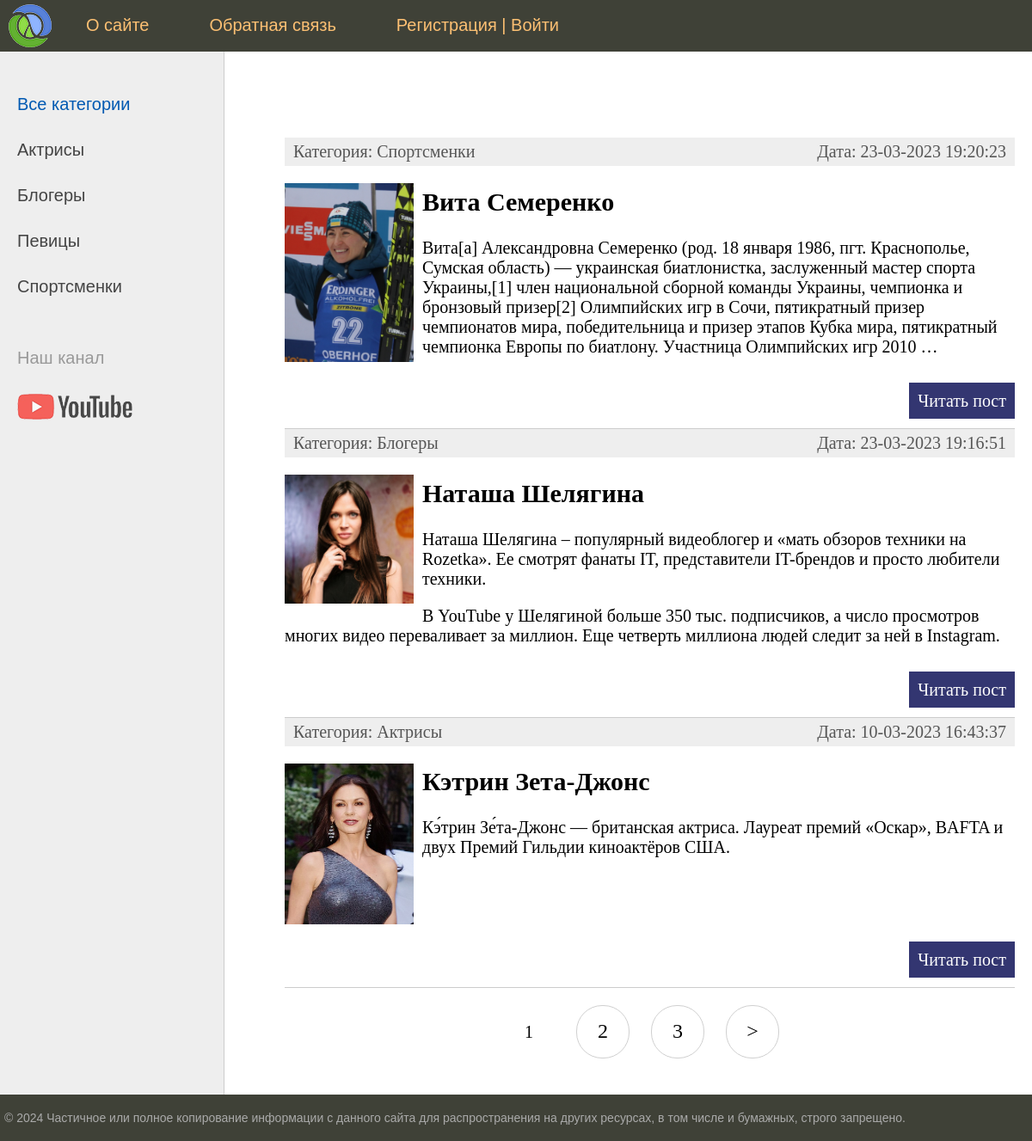
The page / on the database its author committed.
### mainsite/models.py (models this page shows, shortened)
class Category(models.Model):
    name = models.CharField(max_length=100, db_index=True, verbose_name='Категория')
    slug = models.SlugField(max_length=255, unique=True, db_index=True, verbose_name='URL')
    def __str__(self):
        return self.name
    def get_absolute_url(self):
        return reverse('category', kwargs={'cat_slug': self.slug})
    class Meta:
        verbose_name = 'Категорию'
        verbose_name_plural = 'Категории'
        ordering = ['id']

class Mainsite(models.Model):
    title = models.CharField(max_length=255, verbose_name='Загаловок')
    slug = models.SlugField(max_length=255, unique=True, db_index=True, verbose_name='URL')
    content = models.TextField(blank=True, verbose_name='Текст статьи')
    photo = models.ImageField(upload_to="photos/%Y/%m/%d/", verbose_name='Фото')
    time_create = models.DateTimeField(auto_now_add=True, verbose_name='Время создания')
    time_update = models.DateTimeField(auto_now=True, verbose_name='Время изменения')
    is_published = models.BooleanField(default=True, verbose_name='Публикация')
    cat = models.ForeignKey('Category', on_delete=models.PROTECT, verbose_name='Категории')
    def get_absolute_url(self):
        return reverse('post', kwargs={'post_slug': self.slug})
    class Meta:
        verbose_name = 'Известные женщины'
        verbose_name_plural = 'Известные женщины'
        ordering = ['-time_create', 'title']

### mainsite/views.py (the view)
# urls.py: path('', MainsiteHome.as_view(), name = 'home'),
class MainsiteHome(DataMixin, ListView):
    model = Mainsite
    template_name = 'mainsite/index.html'
    context_object_name = 'posts'
    def get_context_data(self, *, object_list=None, **kwargs):
        context = super().get_context_data(**kwargs)
        c_def = self.get_user_context(title="Главная страница")
        return dict(list(context.items()) + list(c_def.items()))
    def get_queryset(self):
        return Mainsite.objects.filter(is_published=True).select_related('cat')

### mainsite/templatetags/mainsite_tags.py (called while the page is built)
@register.simple_tag(name='getcats')
def get_categories():
    return Category.objects.all()

### mainsite/utils.py (called while the page is built)
    def get_user_context(self, **kwargs):
        context = kwargs
        cats = Category.objects.annotate(Count('mainsite'))
        user_menu = menu.copy()
        if not self.request.user.is_authenticated:
            user_menu.pop(1)
        context['menu'] = user_menu
        context['cats'] = cats
        if 'cat_selected' not in context:
            context['cat_selected'] = 0
        return context

### mainsite/templates/mainsite/index.html (shortened to what this page needs)
{% extends 'mainsite/base.html' %}
{% block content %}
<ul class="list-articles">
	{% for p in posts %}
			<li><div class="article-panel">
	<p class="first">Категория: {{p.cat}}</p>
	<p class="last">Дата: {{p.time_update|date:"d-m-Y H:i:s"}}</p>
</div>
{% if p.photo %}
	<p><img class="img-article-left thumb" src="{{p.photo.url}}"></p>
{% endif %}
						<h2>{{p.title}}</h2>
	{% autoescape on %}
	{{p.content|linebreaks|truncatewords:50}}
	{% endautoescape %}
			<p class="link-read-post"><a href="{{ p.get_absolute_url }}">Читать пост</a></p>
			</li>
	{% endfor %}
</ul>
{% endblock %}

### mainsite/templates/mainsite/base.html (shortened to what this page needs)
<!DOCTYPE html>
{% load static %}
{% load mainsite_tags %}
<html>
<head>
	<link type="text/css" href="{% static 'mainsite/css/styles.css' %}" rel="stylesheet" />
</head>
<body>
<table class="table-page" border=0 cellpadding="0" cellspacing="0">
<tr><td valign=top>
{% block mainmenu %}
		<div class="header">
			<ul id="mainmenu" class="mainmenu">
			<li class="logo"><a href="{% url 'home' %}"><div class="logo"></div></a></li>
{% for m in menu %}
			<li><a href="{% url m.url_name %}">{{m.title}}</a></li>
{% endfor %}
				{% if request.user.is_authenticated %}
				<li class="last"> Вы вошли как:  {{user.username}} | <a href="{% url 'logout' %}">Выйти</a> </li>
				{% else %}
				<li><a href="{% url 'register' %}">Регистрация</a> | <a href="{% url 'login' %}">Войти</a></li>
				{% endif %}
			</ul>
		</div>
{% endblock mainmenu %}
<table class="table-content" border=0 cellpadding="0" cellspacing="0">
<tr>
	<td valign="top" class="left-chapters">
		{% getcats as catergories %}
	<ul id="leftchapters">
{% if cat_selected == 0 %}
		<li class="selected">Все категории</li>
{% else %}
		<li><a href="{% url 'home' %}">Все категории</a></li>
{% endif %}
{% for c in cats %}
{% if c.mainsite__count	> 0 %}
	{% if c.pk == cat_selected %}
		<li class="selected">{{c.name}}</li>
	{% else %}
		<li><a href="{{ c.get_absolute_url }}">{{c.name}}</a></li>
	{% endif %}
{% endif %}
{% endfor %}
		<li class="share">
		<p>Наш канал</p>
		<a class="share-yt" href="https://www.youtube.com/channel/UClJzWfGWuGJL2t-3dYKcHTA/playlists" target="_blank" rel="nofollow"></a>
		</li>
	</ul>
</td>
<td valign="top" class="content">
	<div class="content-text">
{% block content %}
{% endblock %}
{% if page_obj.has_other_pages %}
<nav class="list-pages">
	<ul>
		{% for p in paginator.page_range %}
		{% if page_obj.number == p %}
		<li class="page-num page-num-selected">{{ p }}</li>
		{% elif p >= page_obj.number|add:-2 and p <= page_obj.number|add:2 %}
		<li class="page-num">
			<a href="?page={{ p }}">{{ p }}</a>
		</li>
		{% endif %}
		{% endfor %}
{% if page_obj.has_next %}
<li class="page-num">
	<a href="?page={{ page_obj.next_page_number }}">&gt;</a>
</li>
{% endif %}
	</ul>
</nav>
{% endif %}
	</div>
</td></tr></table>
</td></tr>
<tr><td valign=top>
	<div id="footer">
		<p>&copy; 2024 Частичное или полное копирование информации с данного сайта для распространения на других ресурсах, в том числе и бумажных, строго запрещено.</p>
	</div>
</td></tr></table>
</body>
</html>

### mainsite/static/mainsite/css/styles.css (style rules this page uses)
html, body { font-family: 'Arial'; margin: 0; padding: 0; height: 100%; width: 100%; color: #444; }
a { color: #0059b2; text-decoration: none; }
img { max-width: 600px; height: auto; }
img.img-article-left { max-width: 300px; height: auto; float: left; padding: 0 10px 10px 0; }
img.img-article-left.thumb { max-width: 150px; height: auto; }
p.link-read-post { text-align: right; }
p.link-read-post a { padding: 10px; min-width: 100px; background: #333671; color: #fff; text-decoration: none; }
div.article-panel { background: #eee; padding: 5px 10px 5px 10px; box-sizing border-box; overflow: hidden; color: #555; }
div.article-panel p.first { margin: 0; float: left; }
div.article-panel p.last { margin: 0; float: right; }
ul.list-articles { list-style: none; margin: 0; padding: 0; }
ul.list-articles li { border-bottom: 1px solid #ccc; }
.table-page { width: 100%; height: 100%; vertical-align: top; }
.table-page tr { height: 100%; }
.header { background: #3F4137; height: 60px; }
.logo { background: url('../images/logo.png') no-repeat 10px 5px; width: 70px; height: 60px; }
ul.mainmenu { list-style: none; margin: 0; padding: 0; height: 60px; color: #fdc073; font-size: 20px; overflow: hidden; }
ul.mainmenu li { float: left; margin: 18px 40px 0 30px; }
ul.mainmenu li.logo { margin: 0; }
ul.mainmenu li a { color: #fdc073; text-decoration: none; }
.table-content { width: 100%; min-height: 100%; height: 100%; }
.left-chapters { margin: 0; background: #eee; border-right: 1px solid #ccc; min-height: 100%; }
.left-chapters ul { width: 230px; min-height: 100%; margin: 0; padding: 20px 10px 10px 20px; list-style: none; font-size: 20px; }
.left-chapters ul li { margin: 30px 0 0 0; color: #999; }
.left-chapters ul li.selected { color: #0059b2; }
.left-chapters ul li a { color: #444; text-decoration: none; }
.left-chapters ul li.share { margin: 60px 0 0 0; }
.left-chapters ul li.share p { margin: 30px 0 30px 0; }
.left-chapters ul li.share a { display: inline-block; width: 40px; height: 40px; margin: 0 20px 0 0; }
.left-chapters ul li.share a.share-yt { width: 100%; height: 30px; background: url('../images/share_yt.png') no-repeat 0 0 }
.content { padding: 40px 20px 20px 40px; width: 100%; box-sizing: border-box; }
.content-text { margin: 60px 0 0 30px; color: #000; font-size: 20px; font-family: Yandex Sans Display Light; }
#footer { box-sizing: border-box; background: #3F4137; padding: 5px; color: #aaa; font-size: 14px; font-family: Verdana, Geneva, Arial, Helvetica; text-align: left; overflow: hidden; }
.list-pages { text-align: center; margin: 0 0 20px 0; }
.list-pages ul { margin: 20px 0 0 0; padding: 0; list-style: none; }
.list-pages ul li { display: inline-block; margin: 0 20px 0 0; }
.list-pages a { color: #000; font-size: 24px; text-decoration: none; }
.list-pages .page-num, .page-num-selected { display: inline-block; width: 60px; height: 44px; padding: 16px 0 0 0; border: 1px solid #d0d0d0; border-radius: 30px; }
.list-pages .page-num-selected { border: none; color: #000; font-size: 20px; }

### rows shown on the page
Category: name "Актрисы"
Category: name "Блогеры"
Category: name "Певицы"
Category: name "Спортсменки"
Mainsite: cat "Спортсменки", time_update "23-03-2023 19:20:23", photo (picture), title "Вита Семеренко", content "Вита[a] Александровна Семеренко (род. 18 января 1986, пгт. Краснополье, Сумская область) — украинская биатлонистка, заслуженный мастер спорта Украины,[1] член национальной сборной команды Украины, чемпионка и бронзовый призер[2] Олимпийских игр в Сочи, пятикратный призер чемпионатов мира, победительница и призер этапов Кубка мира, пятикратный чемпионка Европы по биатлону. Участница Олимпийских игр 2010 …"
Mainsite: cat "Блогеры", time_update "23-03-2023 19:16:51", photo (picture), title "Наташа Шелягина", content "Наташа Шелягина – популярный видеоблогер и «мать обзоров техники на Rozetka». Ее смотрят фанаты IT, представители IT-брендов и просто любители техники. В YouTube у Шелягиной больше 350 тыс. подписчиков, а число просмотров многих видео переваливает за миллион. Еще четверть миллиона людей следит за ней в Instagram."
Mainsite: cat "Актрисы", time_update "10-03-2023 16:43:37", photo (picture), title "Кэтрин Зета-Джонс", content "Кэ́трин Зе́та-Джонс — британская актриса. Лауреат премий «Оскар», BAFTA и двух Премий Гильдии киноактёров США."

### other values the page prints
{{ m.title }} "О сайте" "Обратная связь"
{{ p }} "1"
{{ p }} "2" "3"
